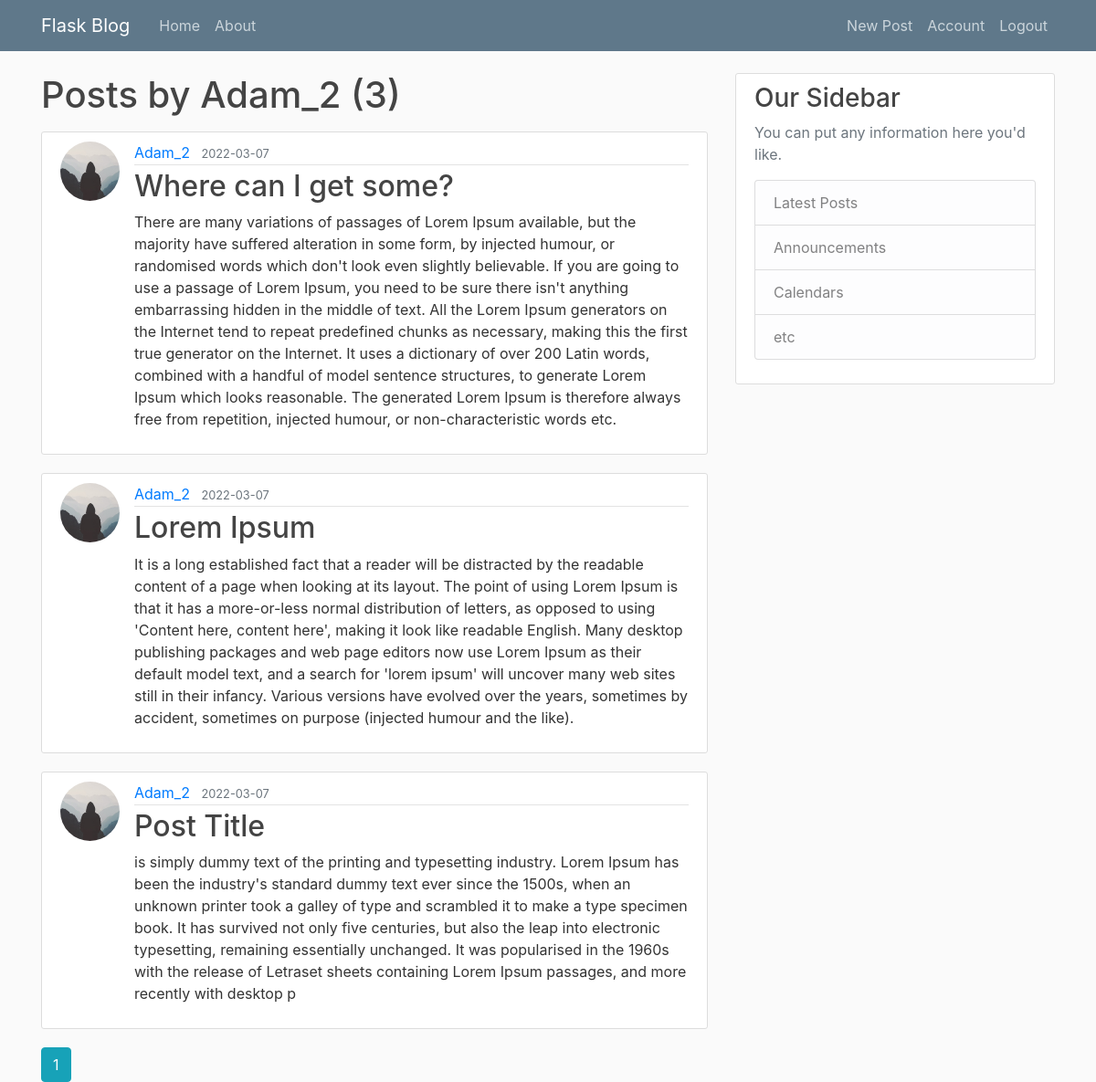
Page /user/Adam_2 (signed in) on the committed database.
### flaskblog/models.py (models this page shows, shortened)
class User(db.Model, UserMixin):
    id = db.Column(db.Integer, primary_key=True)
    username = db.Column(db.String(20), unique=True, nullable=False)
    email = db.Column(db.String(120), unique=True, nullable=False)
    image_file = db.Column(db.String(20), nullable=False, default='default.jpg')
    password = db.Column(db.String(60), nullable=False)
    posts = db.relationship('Post', backref='author', lazy=True)

class Post(db.Model):
    id = db.Column(db.Integer, primary_key=True)
    title = db.Column(db.String(100), nullable=False)
    date_posted = db.Column(db.DateTime, nullable=False, default=datetime.utcnow)
    content = db.Column(db.Text, nullable=False)
    user_id = db.Column(db.Integer, db.ForeignKey('user.id'), nullable=False)

### flaskblog/routes.py (the view)
@app.route("/user/<string:username>")
def user_posts(username):
    page = request.args.get('page', 1, type=int)
    user = User.query.filter_by(username=username).first_or_404()
    posts = Post.query.filter_by(author=user)\
        .order_by(Post.date_posted.desc())\
        .paginate(per_page=5, page=page)
    return render_template('user_posts.html', posts=posts, user=user)

### flaskblog/models.py (called while the page is built)
@login_manager.user_loader
def load_user(user_id):
    return User.query.get(int(user_id))

### flaskblog/templates/user_posts.html
{% extends "layout.html" %}
{% block content %}
    <h1 class="mb-3">Posts by {{ user.username }} ({{ posts.total }})</h1>
    {% for post in posts.items %}
        <article class="media content-section">
            <img class="rounded-circle article-img" src="{{ url_for('static', filename='profile_pics/' + post.author.image_file) }}">
            <div class="media-body">
            <div class="article-metadata">
                <a class="mr-2" href="{{url_for('user_posts', username=post.author.username)}}">{{ post.author.username }}</a>
                <small class="text-muted">{{ post.date_posted.strftime('%Y-%m-%d') }}</small>
            </div>
            <h2><a class="article-title" href="{{ url_for('post', post_id=post.id) }}">{{ post.title }}</a></h2>
            <p class="article-content">{{ post.content }}</p>
            </div>
        </article>
    {% endfor %}
    {% for page_num in posts.iter_pages(left_edge=1, right_edge=1, left_current=1, right_current=2) %}
        {% if page_num %}
            {% if posts.page == page_num %}
                <a class="btn btn-info mb4" href="{{ url_for('user_posts', username = user.username, page=page_num) }}">{{ page_num }}</a>
            {% else %}
                <a class="btn btn-outline-info mb4" href="{{ url_for('user_posts', username = user.username, page=page_num) }}">{{ page_num }}</a>
            {% endif %}
        {% else %}
            ...
        {% endif %}
    {% endfor %}
{% endblock content %}

### flaskblog/static/main.css (style rules this page uses)
body { background: #fafafa; color: #333333; margin-top: 5rem; }
h1, h2, h3, h4, h5, h6 { color: #444444; }
.content-section { background: #ffffff; padding: 10px 20px; border: 1px solid #dddddd; border-radius: 3px; margin-bottom: 20px; }
.article-title { color: #444444; }
.article-content { white-space: pre-line; }
.article-img { height: 65px; width: 65px; margin-right: 16px; }
.article-metadata { padding-bottom: 1px; margin-bottom: 4px; border-bottom: 1px solid #e3e3e3 }

### rows in the picture
User: username "Adam_2"
Post: image_file (placeholder picture), author.username "Adam_2", date_posted "2022-03-07", title "Where can I get some?", content "There are many variations of passages of Lorem Ipsum available, but the majority have suffered alteration in some form, by injected humour, or randomised words which don't look even slightly believable. If you are going to use a passage of Lorem Ipsum, you need to be sure there isn't anything embarrassing hidden in the middle of text. All the Lorem Ipsum generators on the Internet tend to repeat predefined chunks as necessary, making this the first true generator on the Internet. It uses a dictionary of over 200 Latin words, combined with a handful of model sentence structures, to generate Lorem Ipsum which looks reasonable. The generated Lorem Ipsum is therefore always free from…"
Post: image_file (placeholder picture), author.username "Adam_2", date_posted "2022-03-07", title "Lorem Ipsum", content "It is a long established fact that a reader will be distracted by the readable content of a page when looking at its layout. The point of using Lorem Ipsum is that it has a more-or-less normal distribution of letters, as opposed to using 'Content here, content here', making it look like readable English. Many desktop publishing packages and web page editors now use Lorem Ipsum as their default model text, and a search for 'lorem ipsum' will uncover many web sites still in their infancy. Various versions have evolved over the years, sometimes by accident, sometimes on purpose (injected humour and the like)."
Post: image_file (placeholder picture), author.username "Adam_2", date_posted "2022-03-07", title "Post Title", content "is simply dummy text of the printing and typesetting industry. Lorem Ipsum has been the industry's standard dummy text ever since the 1500s, when an unknown printer took a galley of type and scrambled it to make a type specimen book. It has survived not only five centuries, but also the leap into electronic typesetting, remaining essentially unchanged. It was popularised in the 1960s with the release of Letraset sheets containing Lorem Ipsum passages, and more recently with desktop p"

### other values in the picture
{{ posts.total }} "3"
{{ page_num }} "1"
